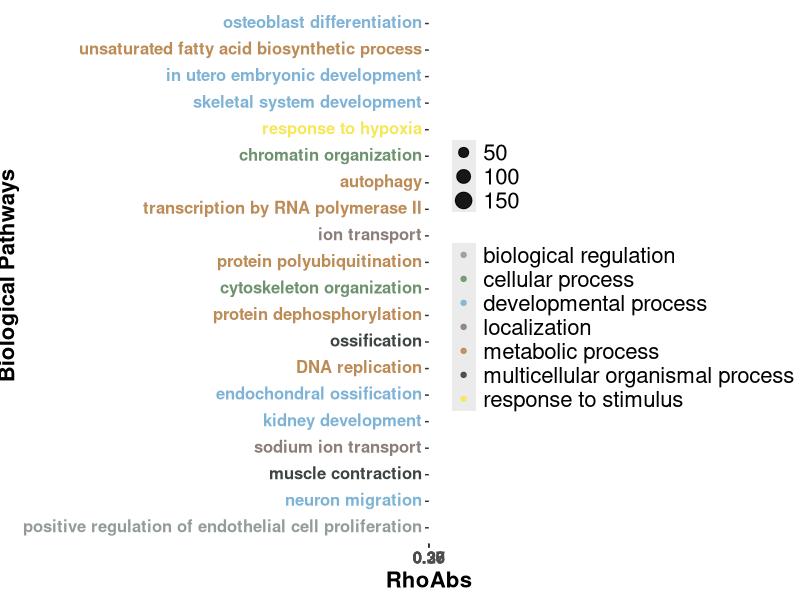

Here is the R script that generated this plot:
library(ggplot2)
library(cowplot)
library(Metrics)
library(dplyr)
library(ggsignif)
library(ggtext)



data <- read.csv("./discovery3KGOSubRankWithGeneCount.csv")
custom_order <- data$Description
textSize <- 12
## Create a scatter plot

p <- ggplot(data, aes(x= RhoAbs, y= Description, size = GeneCount, color = Tag)) +
  geom_point(alpha=0.9) +  # Set point color based on y values
  scale_color_manual(values = c("developmental process" = "#7FB3D5", "metabolic process" = "#BC8B56", "response to stimulus"= "#F6E758", "cellular process" ="#6D936E",
                                    "biological regulation"= "#949b9b", "localization"= "#8c7e78", "multicellular organismal process" = "#3c4444")) +  # Customize y-axis breaks
  ylab("Biological Pathways")+
  scale_y_discrete(limits = custom_order)+
  theme(
    axis.text.y = element_markdown(color = data$color,size = textSize, face="bold"),
    axis.text.x = element_text(size = textSize, face="bold"),
    legend.text=element_text(size=16),
    legend.title = element_blank(),
    axis.title=element_text(size=16,face="bold")  
    )  # Match y-axis text color to point color
getwd()
# print(plot_grid (p, labels = c("")), label_size = 25, ncol=1)
ggsave("./control3000GOSubRankWithGeneCount.png", width = 35, height = 20, units = "cm")
